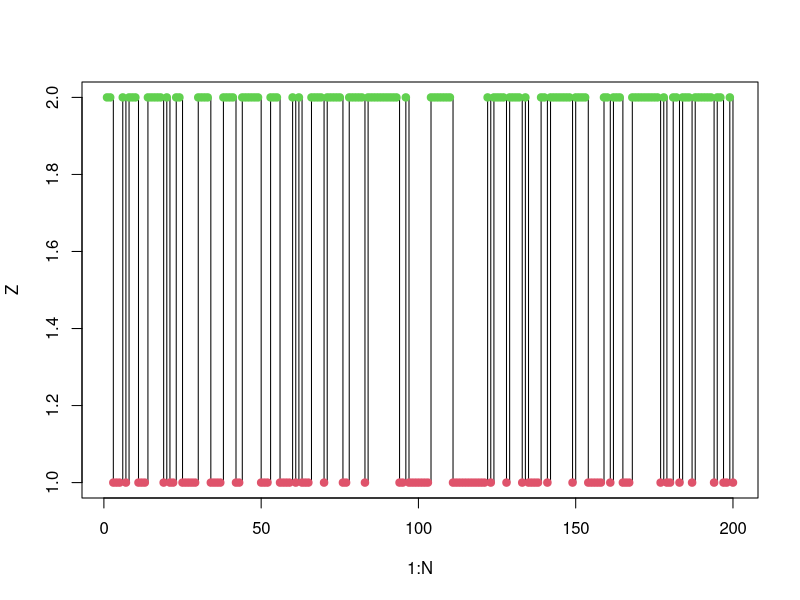
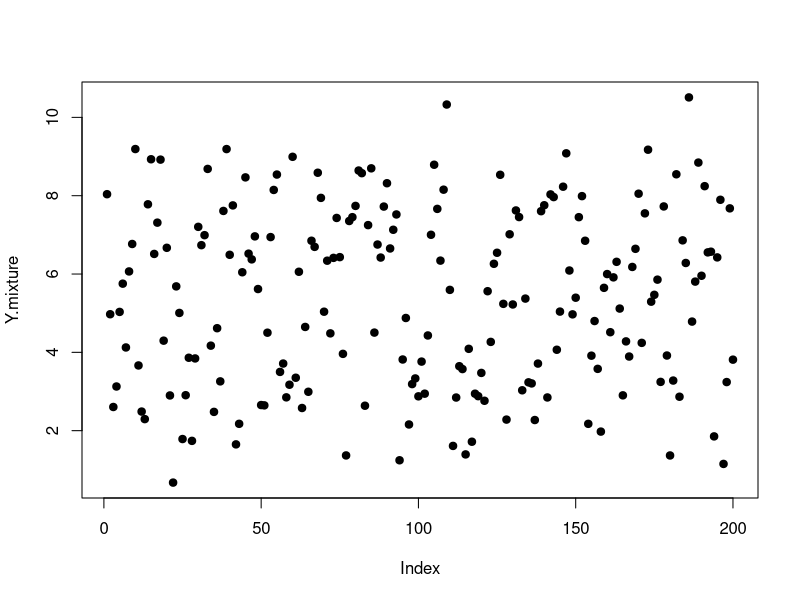
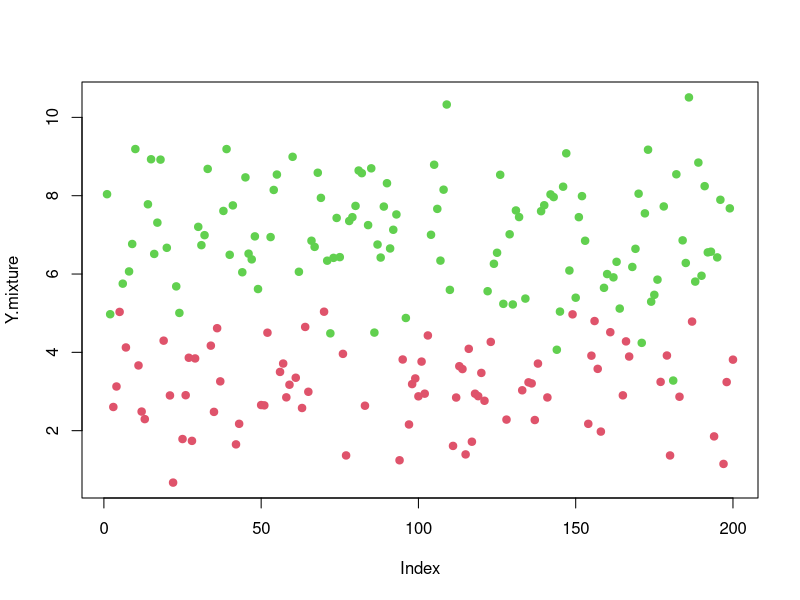
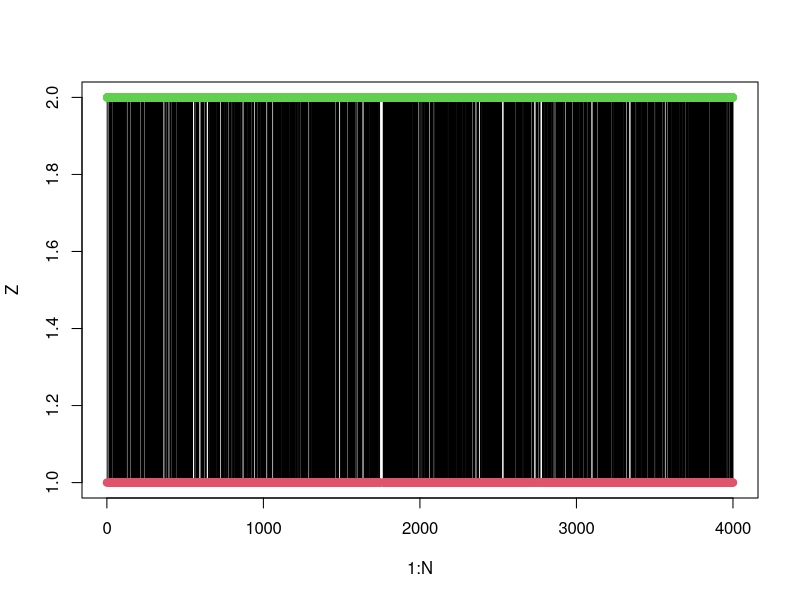
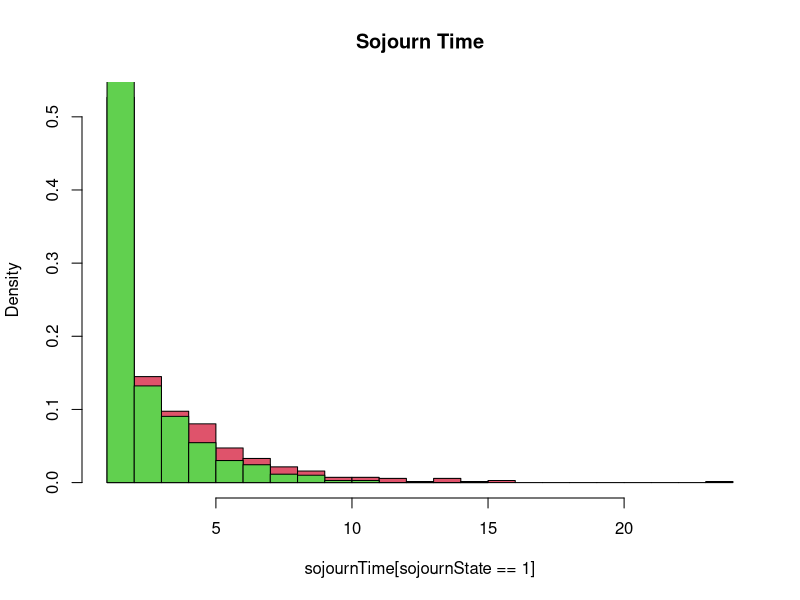
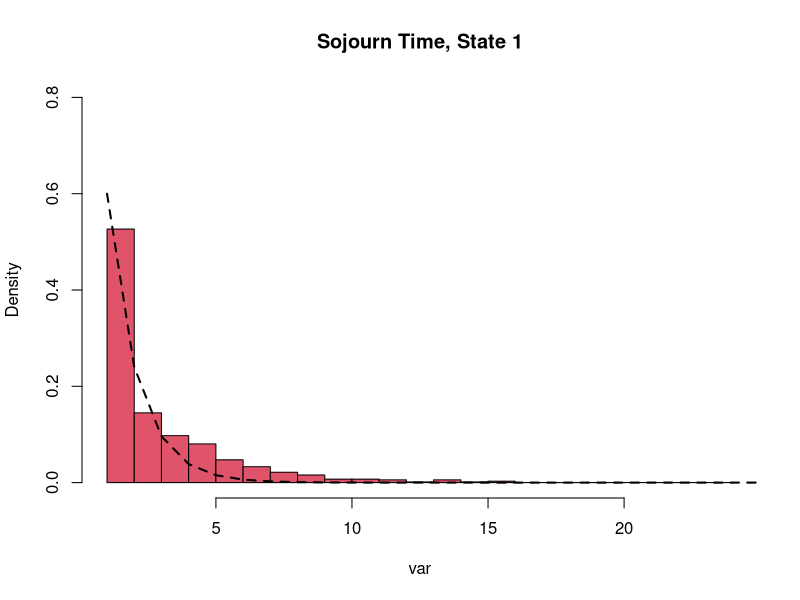
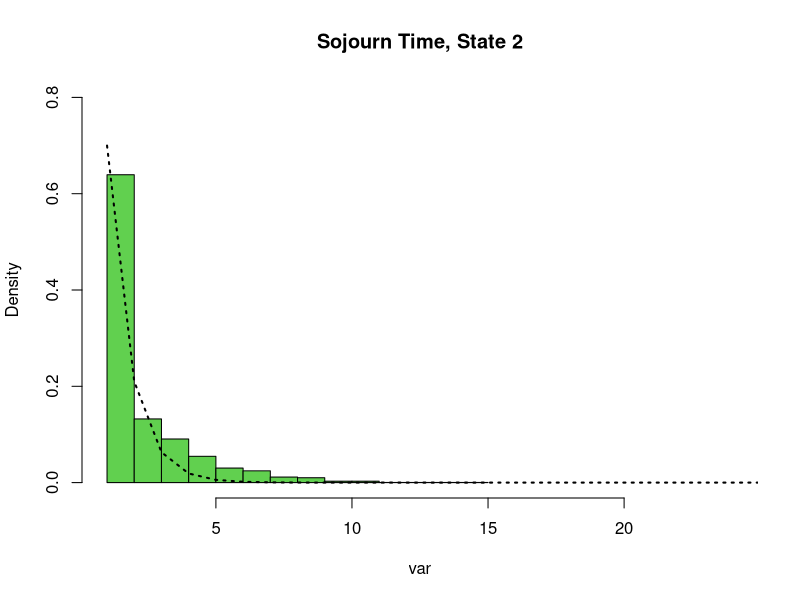

Generate these figures, in order, with R:

# HMM lecture ----------------------------------------------------
## ---- hmmCode1
### Hidden State simulation
N <- 200
pi11 <- 0.6
pi22 <- 0.7
## initial distribution
mu1 <- c(0.5, 0.5)
##transition matrix
PI <- matrix(c(pi11, 1-pi11, 1-pi22, pi22), ncol=2, byrow = T)

##initialisation of Z
Z <- rep(NA, N)
Z[1] <- sample(1:2, size=1, prob = mu1)
for( i in 1:(N-1))
{
  Z[i+1] <- sample(1:2, size=1, prob = PI[Z[i],])
}
plot(1:N, Z, "s")
points(1:N, Z, col=Z+1, pch=19)

## ---- hmmCode2
### observation simulation
mu <- c(3, 7)
sigma <- c(1,1.5)
Y.mixture <- rnorm(N, mean=mu[Z], sd=sigma[Z])
plot(Y.mixture, pch=19)
plot(Y.mixture, pch=19, col=Z+1)


## ---- hmmCode3
### geometric sojourn time
N <- 4000
Z <- rep(NA, N)
Z[1] <- sample(1:2, size=1, prob = mu1)
for( i in 1:(N-1))
{
  Z[i+1] <- sample(1:2, size=1, prob = PI[Z[i],])
}
plot(1:N, Z, "s")
points(1:N, Z, col=Z+1, pch=19)
#switching time
switchTime <- which(diff(Z)!=0)
sojournTime <- diff(switchTime)
sojournState <- rep(c(Z[1], 3-Z[1]), length.out = length(sojournTime))
br <- unique(quantile(sojournTime, p<- seq(1/N, 1, length.out = 6)))
hist(sojournTime[sojournState==1], col=2, freq=F, breaks=20, xlim=range(sojournTime), main="Sojourn Time")
hist(sojournTime[sojournState==2], col=3, add=T, freq=F,breaks=10)



abc <- seq(1, max(sojournTime)+10)

lapply(1:2, function(i){
  var <- sojournTime[sojournState==i]
  br <- sort(unique(var))
  hist(var, col=i+1, freq=F,
       xlim=range(sojournTime),
       ylim=c(0,0.8), main=paste0("Sojourn Time, State ", i), breaks=br)
  lines(abc, dgeom(abc-1, prob = PI[i,i]), col=1, lwd=2, lty = 1+i)
})
  
